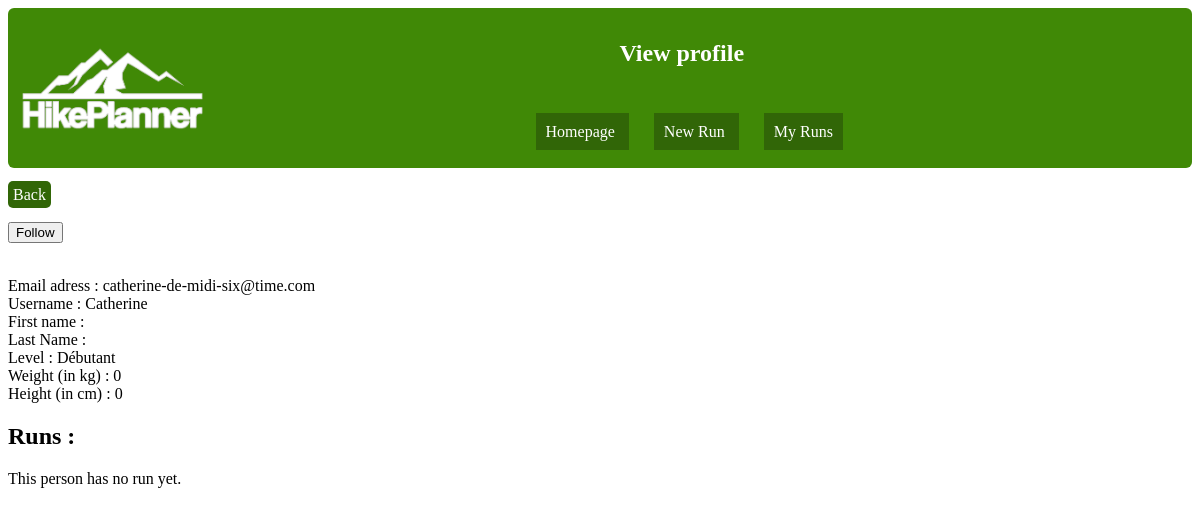
The app's page /profile_visit.php?id=1 (signed in) with its own data.
### tables this page shows
CREATE TABLE `account` (
  `id` int(11) NOT NULL,
  `username` varchar(255) NOT NULL,
  `password` varchar(255) NOT NULL,
  `email` varchar(255) NOT NULL,
  `first_name` varchar(255) NOT NULL,
  `last_name` varchar(255) NOT NULL,
  `level` varchar(255) NOT NULL,
  `weight` int(11) DEFAULT NULL,
  `size` int(11) DEFAULT NULL,
  `picture` varchar(255) NOT NULL DEFAULT 'unknown.jpg'
);

### profile_visit.php (the view, shortened to what this page needs)
<html>
    <head>
        <link rel="stylesheet" href="https://unpkg.com/leaflet@1.3.1/dist/leaflet.css" />
        <link rel="stylesheet" type="text/css" href="../projet_css/profile_visit.css"/>
    </head>
    <body>
    <header>
            <img class="logo" src="../projet_css/HikePlanner_homepage.png"/>
            <nav>
            <h1 class="h">View profile</h1>
                <ul>
                    <br>
                    <br>
                    <li>
                        <a class="butt" href="../homepage.php">Homepage</a>
                    </li>
                    <li>
                        <a class="butt" href="../hikeplanner_map_v3.php">New Run</a>
                    </li>
                    <li>
                        <a class="butt" href="../my_runs.php">My Runs</a>
                    </li>
                </ul>
            </nav>
            </header>
            <br>
    <a class="back" href='http://localhost/HikePlanner/homepage.php'>Back</a> <br><br>
        <?php
            $bdd = new PDO("mysql:host=localhost;dbname=projet_if3;charset=utf8", "root", "");
            $id = $_GET["id"];
            $req = $bdd->prepare("SELECT * FROM account WHERE id = ?");
            $req->execute([$id]);
            $data = $req->fetch();
            $followed = 0;
            if ($followed != 1) {
                echo "<form method='post'>
                <input type='submit' class='button' name='curly' value='Follow'/>
                </form> <br>";
            }
        ?>
        <label>Email adress : </label>
        <?php
            echo $data["email"];
        ?>
        <br>
        <label>Username : </label>
        <?php
            echo $data["username"];
        ?>
        <br>
        <label>First name : </label>
        <br>
        <label>Last Name : </label>
        <br>
        <label>Level : </label>
        <?php
            echo $data["level"];
        ?>
        <br>
        <label>Weight (in kg) : </label>
        <?php
            echo $data["weight"];
        ?>
        <br>
        <label>Height (in cm) : </label>
        <?php
            echo $data["size"];
        ?>
        <div>
            <h2>Runs :</h2>
            <?php
                $req_run = $bdd->prepare("SELECT run_saved.id_run, run.distance, run.time FROM run_saved
                                            INNER JOIN run ON run_saved.id_run = run.id_run
                                            WHERE id_account = ? AND completed = 1
                                            GROUP BY id_run
                                            ORDER BY date DESC");
                $req_run->execute([$id]);
                $run = $req_run->fetch();
                if($run == null) {
                    echo "This person has no run yet.";
            }
            ?>
        </div>
    </body>
</html>

### projet_css/profile_visit.css (style rules this page uses)
header { background-color: rgb(64, 137 , 6); border-radius: 6px; padding: 1%; display: flex; align-items: center; }
img.logo { max-width: 16%; height: max-content; }
nav { text-align: center; margin-left: 25%; }
.h { color: white; }
nav li { display: inline; padding: 10px; background-color: rgb(49, 102, 7); margin-right: 25px; }
.butt { text-decoration: none; color: white; }
.back { text-decoration: none; background-color: rgb(49, 102, 7); color: white; padding: 5px; border-radius: 5px; }

### records on screen
account: email "catherine-de-midi-six@time.com", username "Catherine", level "Débutant", weight "0", size "0"
